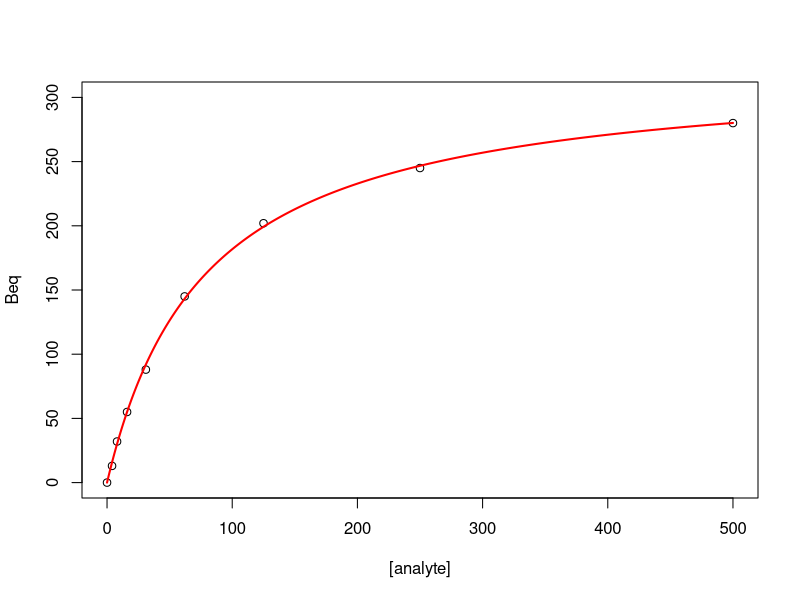

Write the R code that produced this figure.
#------------------------------------------------------------------------------------------------------------------
#                                    ~~ Deriving KD by equilibrium analysis ~~
#------------------------------------------------------------------------------------------------------------------
# This R script provides code for fitting a non linear model to the relationship between Beq and analyte concentration
# in order to derive the KD of a reaction. 

# Create vectrors for the concentration variable and corresponding Beq values.The first value should be 0 
# for both variables 
# The following values are simply examples
c <- c(0,4,8,16,31,62,125,250,500)
Beq <- c(0, 13, 32, 55, 88, 145, 202, 245, 280)

#Plot the data 
plot(c,Beq, ylim = c(0,300),xlab="[analyte]", ylab="Beq")
      #the "xlim" is set to best visualise the example data
      #choose which range of X-values are most suitable to visualize the data being analysed.   

#Create a fit for the curve using the non-linear regression function 
fit <- nls(Beq ~ Bmax * (c/(KD +c)), start = list(Bmax = 350 , KD = 150))
      #Starting values, or estimations, must be set for the parameters in the command "start=list()".
      #The values set must be within a reasonable range for the potential parameter values. 
      #Otherwise the model algorithm will not be able to converge and an error message will be received. 
      #These estimations are naturally specific to the data being analysed.   


#Create a data frame of the values of "c" for which to get predictions of the fit.   
new.data <- data.frame(c = seq(min(c),max(c),len = 500)) 
      #Adjust "len =" according to the highest analyte concentration of the data being analysed.                              


#Visualise the modeled fit in the plot.
lines(new.data$c,predict(fit,newdata = new.data), col = "red", lwd = "2")

#View the estimated values of the parameters.
summary(fit)
